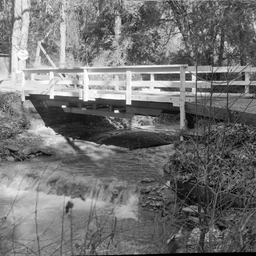
#> input picture walkbridge.tiff, 256 x 256 px, shrunk from 512 x 512 before the run, found by its file name
$ python imReconTikh.py
#> lines starting #> are read from the running program, lines starting #| are printed output that depends on the picture
# -*- coding: utf-8 -*-
"""
Script to play around with implementing Tikhonov-regularized image
reconstruction

Based on the tutorial, "Biomedical Image Reconstruction—From Foundations To
Deep Neural Networks," given by Michaël Unser and Pol del Aguila Pla at
ICASSP20. Video and slides can be found at: https://poldap.github.io/#/talks

@author: Nemanja Masala, 02.04.2025
"""

# IMPORTS
import numpy as np
import scipy as sp
import matplotlib.pyplot as plt
import PIL as pil
import os as os


class myTikhImRegDemo(object):
    '''
    A class for implementing Tikhonov-regularized image
    reconstructions. This does not follow best OOP practices or numerical
    practices or anything else.
    '''
    '''
    @staticmethod()
    def displayImage():'''


    def __init__( self, arrIm, noiseSd=10, lambd=0.01, regType='laplacian' ):
        self.im = np.float64(arrIm)
        self.nativeSize = arrIm.shape
        self.numEl = np.prod( self.nativeSize )

        self.imNoisy = np.zeros( self.nativeSize )

        self.gaussianSD = noiseSd
        self.lambd = lambd
        self.regType = regType

    def computeNoisyIm(self):
        # Guassian blur and Gaussian noise
        self.imNoisy = sp.ndimage.gaussian_filter(self.im, sigma=.5)
        self.imNoisy = self.imNoisy \
            + np.random.normal(0, self.gaussianSD, self.im.shape)

    def vectorize(self, arrIm):
        # stack column-wise ('F')
        # this outputs a row vector, not a coumn vector
        return arrIm.flatten('F')

    def unvectorize(self, arrIm):
        return np.reshape( arrIm, self.nativeSize, 'F' )

    def computeH(self):
        # I ignore imaging physics here, so H is set to the identity and the
        # can therefore only refine the (final) image
        self.H = np.eye( self.numEl )

    def computeL(self):
        if self.regType == 'l2base':
            self.L = np.eye(self.numEl)

        elif self.regType == 'laplacian':
            self.L = np.zeros([self.numEl, self.numEl])

            # define base kernel
            laplacianTempl = np.array([[0, 1, 0], [1, -4, 1], [0, 1, 0]])
            delta = np.intp(laplacianTempl.shape[1] / 2)

            # populate each row of L with vectorized Laplacian kernel
            for ii in range(0, self.numEl):
                arrtmp = np.zeros(self.nativeSize)

                # get the 2D index
                ir, ic = np.unravel_index(ii, self.nativeSize, 'F')

                # set initial estimates for array ranges, to be used to jointly
                # define which part of kernel we want and which part of arrtmp
                # it will be written into
                rStart = -delta
                rEnd = delta
                cStart = -delta
                cEnd = delta

                # refine array ranges if any are out of bounds
                if (ir + rStart) < 0:
                    rStart = -ir
                if (ir + rEnd) > (arrtmp.shape[0] - 1):
                    rEnd = arrtmp.shape[0] - 1 - ir
                if (ic + cStart) < 0:
                    cStart = -ic
                if (ic + cEnd) > (arrtmp.shape[1] - 1):
                    cEnd = arrtmp.shape[1] - 1 - ic

                # assign to arrtmp
                # Note: the '+ 1' is because of Python indexing
                arrtmp[(ir + rStart):(ir + rEnd + 1), \
                       (ic + cStart):(ic + cEnd + 1)] \
                    = laplacianTempl[(delta + rStart):(delta + rEnd + 1), \
                                     (delta + cStart):(delta + cEnd + 1)]

                self.L[ii, :] = self.vectorize(arrtmp)
                # Note that it seems to not matter whether the vector
                # is a row or column vector for this kind of assignment

        else:
            quit()

    def computeLargeMtx(self):
        # compute H_T*H + lambd*L*L_T
        self.largeMtx = np.dot(self.H.transpose(), self.H) + \
            self.lambd * np.dot(self.L.transpose(), self.L)

    def prep(self):
        '''
        Compute what needs to be computed in preparation for calculating
        solution

        Returns
        -------
        None
        '''

        if np.all( self.imNoisy == 0 ):
            self.computeNoisyIm()

        if len(self.imNoisy.shape) > 1:
            if self.imNoisy.shape[1] > 1:
                self.imNoisy = self.vectorize(self.imNoisy)

        self.computeH()
        self.computeL()
        self.computeLargeMtx()

    def computeDirectSoln(self):
        '''
        Compute direct solution. Implements the equation
        s = (H_T*H + lambd*L*L_T)^-1 * H_T * y, y being the acquired image

        Returns
        -------
        regularized image
        '''

        self.prep()

        Rlambda = np.linalg.inv( self.largeMtx )
        Rlambda = np.dot(Rlambda, self.H.transpose())
        imDirect = np.dot(Rlambda, self.imNoisy)

        self.imNoisy = self.unvectorize(self.imNoisy)
        imDirect = self.unvectorize(imDirect)

        # plot
        f1 = plt.figure()
        ax1 = f1.add_subplot(1, 3, 1)
        ax1.imshow(self.imNoisy, cmap='Greys')
        ax2 = f1.add_subplot(1, 3, 2)
        ax2.imshow(imDirect, cmap='Greys')
        ax3 = f1.add_subplot(1, 3, 3)
        ax3.imshow(self.im, cmap='Greys')
        plt.show()

        return imDirect

    def demoIterSoln(self, nIter=10):
        '''
        Run iterative solution with animation

        NOT FINISHED
        '''

        self.prep()

        sOld = self.vectorize(self.imNoisy)

        # set-up plot
        f1 = plt.figure()
        ax1 = f1.add_subplot(1, 3, 1)
        ax1.imshow(self.imNoisy, cmap='Greys')
        ax2 = f1.add_subplot(1, 3, 2)
        ax3 = f1.add_subplot(1, 3, 3)
        ax3.imshow(self.im, cmap='Greys')
        plt.show()

        for ii in range(0, nIter):
            imtmp = self.runOneStepIter(sOld)

            # update plot
            ax2.imshow(imtmp)
            plt.draw()

        return imtmp

    def runOneStepIter(self, s, gamma=0.001):
        ''

# veriables
mainDir = r'.'
imgFilename = 'walkbridge.tiff'

imPath = r'{}\{}'.format(mainDir, imgFilename)

# check that file exists
os.path.isfile( imPath )

# read in image
imageIm = pil.Image.open( imPath )
#> imageIm is the input picture: PIL image 256x256 L; min 0, max 255, mean 113.8

# get some info and display
print('Image dimensions are: {:d} x {:d}' \
      .format(imageIm.size[0], imageIm.size[1]) )
#| Image dimensions are: 256 x 256
# I prefer using matplotlib's plotting functionality over that of PIL because
# imageIm.show() will pop up the image in a separate dialog box
f0 = plt.figure()
ax = f0.add_subplot(1, 2, 1)
ax.imshow(np.array( imageIm ), cmap='Greys')

# crop to have reasonable array sizes for computation
cropScalar = 0.15
imageIm = imageIm.crop([100, 100, 100+int(cropScalar * imageIm.size[0]), \
                        100+int(cropScalar * imageIm.size[1])])
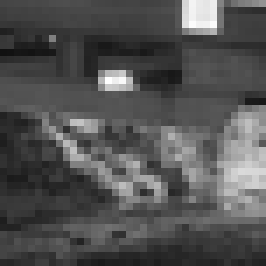
#> imageIm: PIL image 38x38 L (shown 7 times larger); min 17, max 255, mean 82.3

# get some info and display
print('Image dimensions are: {:d} x {:d}' \
      .format(imageIm.size[0], imageIm.size[1]) )
#| Image dimensions are: 38 x 38
ax = f0.add_subplot(1, 2, 2)
ax.imshow(np.array( imageIm ), cmap='Greys')

# convert to array
arrIm = np.array( imageIm )

# initialize
tikhObj = myTikhImRegDemo(arrIm, 10)

tikhObj.computeDirectSoln()
#> in computeNoisyIm, `self.imNoisy = self.imNoisy \ + np.random.normal(0, self.gaussianSD, s..`:
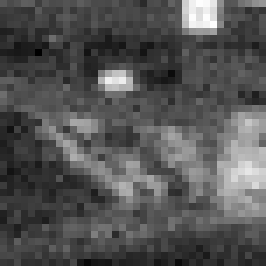
#> self.imNoisy: shape (38, 38) float64 (shown 7 times larger); min -1.26, max 250.8, mean 82.1; drawn with min black and max white
#> in prep, `self.imNoisy = self.vectorize(self.imNoisy)`: self.imNoisy = 1444 values, max 250.8 at index 1143, min -1.26 at index 197, mean 82.12
#> after the loop in computeL, `for ii in range(0, self.numEl):`:
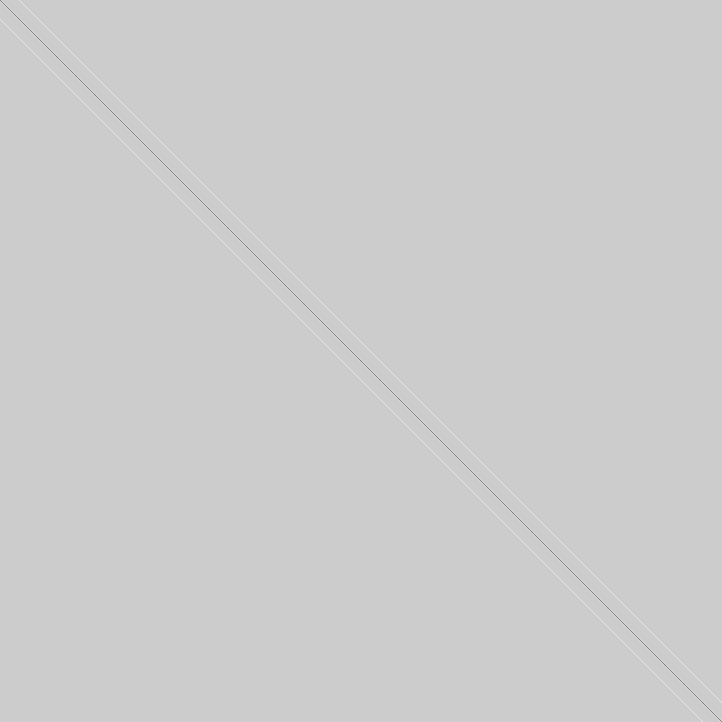
#> self.L: shape (1444, 1444) float64 (shown at 1/2 size); min -4, max 1, mean -7.29e-05; drawn with min black and max white
#> in computeDirectSoln, `Rlambda = np.linalg.inv( self.largeMtx )`:
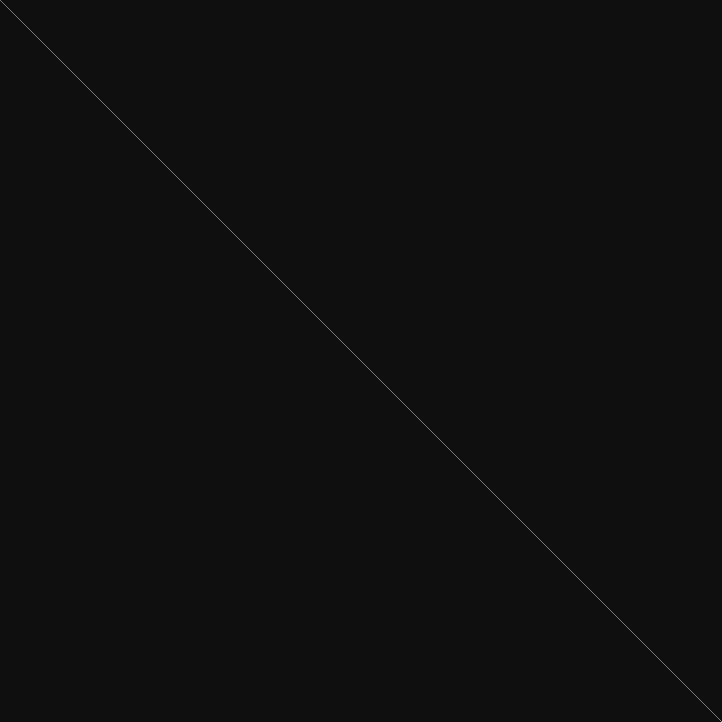
#> self.largeMtx: shape (1444, 1444) float64 (shown at 1/2 size); min -0.08, max 1.2, mean 0.000693; drawn with min black and max white
#> in computeDirectSoln, `imDirect = np.dot(Rlambda, self.imNoisy)`: imDirect = 1444 values, max 247.5 at index 1104, min 4.68 at index 197, mean 82.04

# default regularization weight did not change much, so let's try increasing it
tikhObj.lambd = .1
tikhObj.computeDirectSoln()
#> in computeDirectSoln (call 2), `Rlambda = np.linalg.inv( self.largeMtx )`:
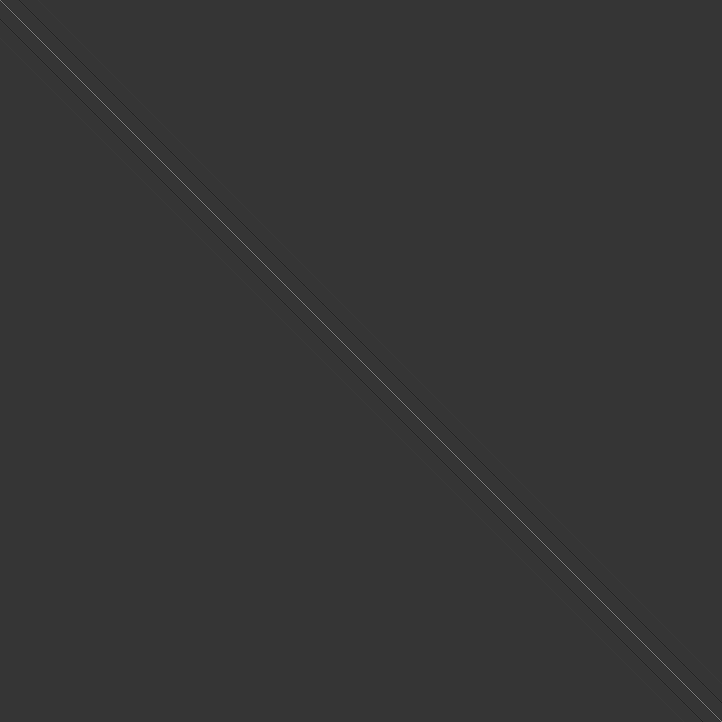
#> self.largeMtx: shape (1444, 1444) float64 (shown at 1/2 size); min -0.8, max 3, mean 0.0007; drawn with min black and max white
#> in unvectorize (call 4), `return np.reshape( arrIm, self.nativeSize, 'F' )`:
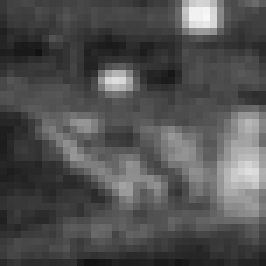
#> returned value: shape (38, 38) float64 (shown 7 times larger); min 19.67, max 247.8, mean 81.5
# this increases SNR in the wooden plank region but decreases it (re: the loss
# of detail) in the branches. This tradeoff is due to the objective function
# acting on the entire image
